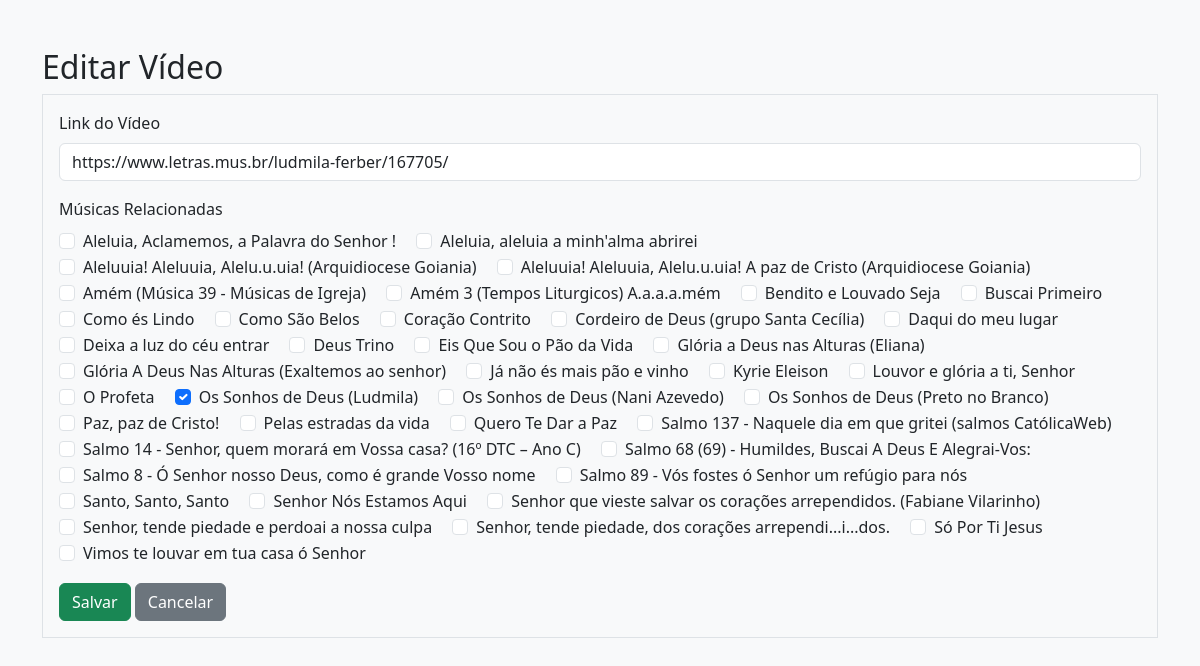
/admin/videos_editar.php?id=1, run on the app's committed database.
### tables this page shows
CREATE TABLE IF NOT EXISTS `tbvideo` (
  `idVideo` int(11) NOT NULL AUTO_INCREMENT,
  `idMusica` int(11) NOT NULL,
  `linkVideo` varchar(255) DEFAULT NULL,
  `Autor` varchar(150) DEFAULT NULL,
  PRIMARY KEY (`idVideo`),
  KEY `FK1_tbVideo_tbMusica` (`idMusica`),
  CONSTRAINT `FK1_tbVideo_tbMusica` FOREIGN KEY (`idMusica`) REFERENCES `tbmusica` (`idMusica`) ON DELETE NO ACTION ON UPDATE NO ACTION
);

CREATE TABLE IF NOT EXISTS `tbmusica` (
  `idMusica` int(11) NOT NULL AUTO_INCREMENT,
  `NomeMusica` varchar(200) DEFAULT NULL,
  `Musica` varchar(1000) DEFAULT NULL,
  PRIMARY KEY (`idMusica`),
  UNIQUE KEY `NomeMusica` (`NomeMusica`)
);

### admin/videos_editar.php (the view, shortened to what this page needs)
<?php
include_once('../conexao.php');
$id = $_GET['id'];
$res = $conn->query("SELECT * FROM tbvideo WHERE idVideo = $id");
$row = $res->fetch_assoc();
$musicas = $conn->query("SELECT idMusica, NomeMusica FROM tbmusica ORDER BY NomeMusica")->fetch_all(MYSQLI_ASSOC);
$res_vinc = $conn->query("SELECT idMusica FROM tbVideo WHERE idVideo = $id");
$vinculados = [];
while ($r = $res_vinc->fetch_assoc()) {
    $vinculados[] = $r['idMusica'];
}
?>
<!DOCTYPE html>
<html lang="pt-br">
<head>
    <link href="https://cdn.jsdelivr.net/npm/bootstrap@5.3.0/dist/css/bootstrap.min.css" rel="stylesheet">
</head>
<body class="bg-light">
<div class="container mt-5">
    <h2>Editar Vídeo</h2>
    <form method="post" class="border p-3">
        <div class="mb-3">
            <label class="form-label">Link do Vídeo</label>
            <input type="text" name="linkVideo" class="form-control" value="<?= $row['linkVideo'] ?>" required>
        </div>
        <div class="mb-3">
            <label class="form-label">Músicas Relacionadas</label><br>
            <?php foreach ($musicas as $mus): ?>
                <div class="form-check form-check-inline">
                    <input class="form-check-input" type="checkbox" name="musicas[]" value="<?= $mus['idMusica'] ?>"
                        <?= in_array($mus['idMusica'], $vinculados) ? 'checked' : '' ?>
                        id="mus<?= $mus['idMusica'] ?>">
                    <label class="form-check-label" for="mus<?= $mus['idMusica'] ?>"><?= $mus['NomeMusica'] ?></label>
                </div>
            <?php endforeach; ?>
        </div>
        <button type="submit" name="salvar" class="btn btn-success">Salvar</button>
        <a href="videos.php" class="btn btn-secondary">Cancelar</a>
    </form>
</div>
</body>
</html>

### data on the page
tbvideo: linkVideo "https://www.letras.mus.br/ludmila-ferber/167705/"
tbmusica: NomeMusica "Aleluia, Aclamemos, a Palavra do Senhor !"
tbmusica: NomeMusica "Aleluia, aleluia a minh'alma abrirei"
tbmusica: NomeMusica "Aleluuia! Aleluuia, Alelu.u.uia! (Arquidiocese Goiania)"
tbmusica: NomeMusica "Aleluuia! Aleluuia, Alelu.u.uia! A paz de Cristo (Arquidiocese Goiania)"
tbmusica: NomeMusica "Amém (Música 39 - Músicas de Igreja)"
tbmusica: NomeMusica "Amém 3 (Tempos Liturgicos) A.a.a.a.mém"
tbmusica: NomeMusica "Bendito e Louvado Seja"
tbmusica: NomeMusica "Buscai Primeiro"
tbmusica: NomeMusica "Como és Lindo"
tbmusica: NomeMusica "Como São Belos"
tbmusica: NomeMusica "Coração Contrito"
tbmusica: NomeMusica "Cordeiro de Deus (grupo Santa Cecília)"
tbmusica: NomeMusica "Daqui do meu lugar"
tbmusica: NomeMusica "Deixa a luz do céu entrar"
tbmusica: NomeMusica "Deus Trino"
tbmusica: NomeMusica "Eis Que Sou o Pão da Vida"
tbmusica: NomeMusica "Glória a Deus nas Alturas (Eliana)"
tbmusica: NomeMusica "Glória A Deus Nas Alturas (Exaltemos ao senhor)"
tbmusica: NomeMusica "Já não és mais pão e vinho"
tbmusica: NomeMusica "Kyrie Eleison"
tbmusica: NomeMusica "Louvor e glória a ti, Senhor"
tbmusica: NomeMusica "O Profeta"
tbmusica: idMusica "☑", NomeMusica "Os Sonhos de Deus (Ludmila)"
tbmusica: NomeMusica "Os Sonhos de Deus (Nani Azevedo)"
tbmusica: NomeMusica "Os Sonhos de Deus (Preto no Branco)"
tbmusica: NomeMusica "Paz, paz de Cristo!"
tbmusica: NomeMusica "Pelas estradas da vida"
tbmusica: NomeMusica "Quero Te Dar a Paz"
tbmusica: NomeMusica "Salmo 137 - Naquele dia em que gritei (salmos CatólicaWeb)"
tbmusica: NomeMusica "Salmo 14 - Senhor, quem morará em Vossa casa? (16º DTC – Ano C)"
tbmusica: NomeMusica "Salmo 68 (69) - Humildes, Buscai A Deus E Alegrai-Vos:"
tbmusica: NomeMusica "Salmo 8 - Ó Senhor nosso Deus, como é grande Vosso nome"
tbmusica: NomeMusica "Salmo 89 - Vós fostes ó Senhor um refúgio para nós"
tbmusica: NomeMusica "Santo, Santo, Santo"
tbmusica: NomeMusica "Senhor Nós Estamos Aqui"
tbmusica: NomeMusica "Senhor que vieste salvar os corações arrependidos. (Fabiane Vilarinho)"
tbmusica: NomeMusica "Senhor, tende piedade e perdoai a nossa culpa"
tbmusica: NomeMusica "Senhor, tende piedade, dos corações arrependi...i...dos."
tbmusica: NomeMusica "Só Por Ti Jesus"
tbmusica: NomeMusica "Vimos te louvar em tua casa ó Senhor"
